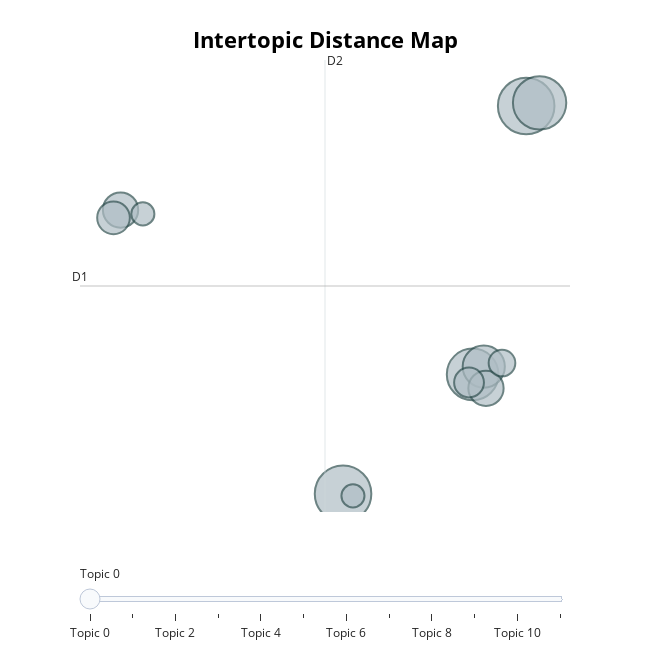

Source (notebook cell):
### Code cell
topic_model.visualize_topics()

### Figure 1 — Plotly figure (JSON) as saved in the notebook; plotly's stock layout.template omitted (floating-point values rounded to 4 significant figures)
{"data": [{"customdata": [[0, "cooky | sale | way constitutes sale | constitutes sale | way constitutes", 18], [1, "said | republican | image | house | medium", 18], [2, "billion | synthetic | theft | loss | stock", 16], [3, "digital | innovation | technology | company | transformation", 15], [4, "developer | web | web developer | adobe | chatgpt", 10], [5, "space | nasa | spacex | ozone | rocket", 7], [6, "azure | iot | aws | contract | security", 7], [7, "vehicle | waste | nuclear | china | plastic", 6], [8, "vaccine | cancer | group | shingle | invasive", 5], [9, "painting | encrochat | network | clown | new", 4], [10, "information | browser | personal | personal information | store", 3], [11, "specie | endangered | endangered specie | government | award", 3]], "hovertemplate": "<b>Topic %{customdata[0]}</b><br>Words: %{customdata[1]}<br>Size: %{customdata[2]}", "legendgroup": "", "marker": {"color": "#B0BEC5", "line": {"color": "DarkSlateGrey", "width": 2}, "size": [18, 18, 16, 15, 10, 7, 7, 6, 5, 4, 3, 3], "sizemode": "area", "sizeref": 0.01125, "symbol": "circle"}, "mode": "markers", "name": "", "orientation": "v", "showlegend": false, "type": "scatter", "x": [0.1026, 3.162, 3.386, 2.268, 2.453, 2.491, -3.615, -3.732, 2.207, 2.758, 0.2681, -3.242], "xaxis": "x", "y": [-8.179, 21.87, 22.12, 1.068, 1.675, -0.007958, 13.81, 13.2, 0.4401, 1.951, -8.344, 13.51], "yaxis": "y"}], "layout": {"annotations": [{"showarrow": false, "text": "D1", "x": -4.292, "y": 7.921, "yshift": 10}, {"showarrow": false, "text": "D2", "x": -0.199, "xshift": 10, "y": 25.44}], "height": 650, "hoverlabel": {"bgcolor": "white", "font": {"family": "Rockwell", "size": 16}}, "legend": {"itemsizing": "constant", "tracegroupgap": 0}, "margin": {"t": 60}, "shapes": [{"line": {"color": "#CFD8DC", "width": 2}, "type": "line", "x0": -0.199, "x1": -0.199, "y0": -9.596, "y1": 25.44}, {"line": {"color": "#9E9E9E", "width": 2}, "type": "line", "x0": -4.292, "x1": 3.894, "y0": 7.921, "y1": 7.921}], "sliders": [{"active": 0, "pad": {"t": 50}, "steps": [{"args": [{"marker.color": [["red", "#B0BEC5", "#B0BEC5", "#B0BEC5", "#B0BEC5", "#B0BEC5", "#B0BEC5", "#B0BEC5", "#B0BEC5", "#B0BEC5", "#B0BEC5", "#B0BEC5"]]}], "label": "Topic 0", "method": "update"}, {"args": [{"marker.color": [["#B0BEC5", "red", "#B0BEC5", "#B0BEC5", "#B0BEC5", "#B0BEC5", "#B0BEC5", "#B0BEC5", "#B0BEC5", "#B0BEC5", "#B0BEC5", "#B0BEC5"]]}], "label": "Topic 1", "method": "update"}, {"args": [{"marker.color": [["#B0BEC5", "#B0BEC5", "red", "#B0BEC5", "#B0BEC5", "#B0BEC5", "#B0BEC5", "#B0BEC5", "#B0BEC5", "#B0BEC5", "#B0BEC5", "#B0BEC5"]]}], "label": "Topic 2", "method": "update"}, {"args": [{"marker.color": [["#B0BEC5", "#B0BEC5", "#B0BEC5", "red", "#B0BEC5", "#B0BEC5", "#B0BEC5", "#B0BEC5", "#B0BEC5", "#B0BEC5", "#B0BEC5", "#B0BEC5"]]}], "label": "Topic 3", "method": "update"}, {"args": [{"marker.color": [["#B0BEC5", "#B0BEC5", "#B0BEC5", "#B0BEC5", "red", "#B0BEC5", "#B0BEC5", "#B0BEC5", "#B0BEC5", "#B0BEC5", "#B0BEC5", "#B0BEC5"]]}], "label": "Topic 4", "method": "update"}, {"args": [{"marker.color": [["#B0BEC5", "#B0BEC5", "#B0BEC5", "#B0BEC5", "#B0BEC5", "red", "#B0BEC5", "#B0BEC5", "#B0BEC5", "#B0BEC5", "#B0BEC5", "#B0BEC5"]]}], "label": "Topic 5", "method": "update"}, {"args": [{"marker.color": [["#B0BEC5", "#B0BEC5", "#B0BEC5", "#B0BEC5", "#B0BEC5", "#B0BEC5", "red", "#B0BEC5", "#B0BEC5", "#B0BEC5", "#B0BEC5", "#B0BEC5"]]}], "label": "Topic 6", "method": "update"}, {"args": [{"marker.color": [["#B0BEC5", "#B0BEC5", "#B0BEC5", "#B0BEC5", "#B0BEC5", "#B0BEC5", "#B0BEC5", "red", "#B0BEC5", "#B0BEC5", "#B0BEC5", "#B0BEC5"]]}], "label": "Topic 7", "method": "update"}, {"args": [{"marker.color": [["#B0BEC5", "#B0BEC5", "#B0BEC5", "#B0BEC5", "#B0BEC5", "#B0BEC5", "#B0BEC5", "#B0BEC5", "red", "#B0BEC5", "#B0BEC5", "#B0BEC5"]]}], "label": "Topic 8", "method": "update"}, {"args": [{"marker.color": [["#B0BEC5", "#B0BEC5", "#B0BEC5", "#B0BEC5", "#B0BEC5", "#B0BEC5", "#B0BEC5", "#B0BEC5", "#B0BEC5", "red", "#B0BEC5", "#B0BEC5"]]}], "label": "Topic 9", "method": "update"}, {"args": [{"marker.color": [["#B0BEC5", "#B0BEC5", "#B0BEC5", "#B0BEC5", "#B0BEC5", "#B0BEC5", "#B0BEC5", "#B0BEC5", "#B0BEC5", "#B0BEC5", "red", "#B0BEC5"]]}], "label": "Topic 10", "method": "update"}, {"args": [{"marker.color": [["#B0BEC5", "#B0BEC5", "#B0BEC5", "#B0BEC5", "#B0BEC5", "#B0BEC5", "#B0BEC5", "#B0BEC5", "#B0BEC5", "#B0BEC5", "#B0BEC5", "red"]]}], "label": "Topic 11", "method": "update"}]}], "title": {"font": {"color": "Black", "size": 22}, "text": "<b>Intertopic Distance Map", "x": 0.5, "xanchor": "center", "y": 0.95, "yanchor": "top"}, "width": 650, "xaxis": {"anchor": "y", "domain": [0, 1], "range": [-4.292, 3.894], "title": {"text": ""}, "visible": false}, "yaxis": {"anchor": "x", "domain": [0, 1], "range": [-9.596, 25.44], "title": {"text": ""}, "visible": false}}}
